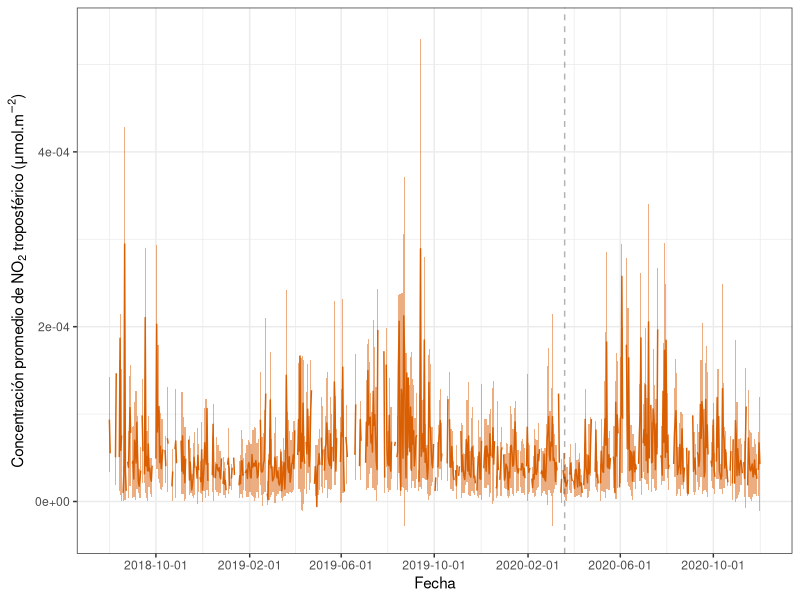

Here is the R script that generated this plot: (Note: this script raises an error after producing the figure.)
rm(list=ls())
gc()

##### Analisis descriptivo NO2 y variables meteorológicas ####
library(tidyverse)
library(data.table)
library(scales)

#### NO2 ####

no2 <- fread("Datos/Procesados/no2_diario_procesado.csv")

# Grafico crudo:

(plot.no2 <- no2 %>%
  ggplot(aes(x = fecha, y = NO2_trop_mean, ymin = NO2_trop_mean -NO2_trop_std, ymax = NO2_trop_mean + NO2_trop_std)) +
  geom_ribbon(alpha = .5, fill = palette.colors(2, "Dark2")[2]) +
  geom_line(col = palette.colors(2, "Dark2")[2]) +
    scale_x_date(breaks = date_breaks("4 month")) +
  theme_bw()+
    geom_vline(xintercept = as.Date("2020-03-20"), alpha = 0.3, linetype = "dashed")+
    labs(x = "Fecha", y = expression(paste("Concentración promedio de ", NO[2], " troposférico (", mu, "mol.", m^-2, ")")), fill = "Período", col = "Período"))

ggsave("Figuras/Descriptiva/Linea_NO2.png", plot.no2, width = 12, height = 6)


# Variacion semanal segun periodo:
no2[, c("periodo", "dia_semana") := .(fifelse(fecha < as.Date("2020-03-20"), "Previo a restricciones", "Durante las restricciones") %>%
                                        as.factor() %>%
                                        fct_rev(),
                                      weekdays(fecha) %>%
                                        str_to_title() %>%
                                        factor(levels = c("Lunes", "Martes", "Miércoles", "Jueves", "Viernes", "Sábado", "Domingo")))]


(plot.variacion.semanal <- no2[, .(NO2_trop_medio = mean(NO2_trop_mean, na.rm = TRUE),
                                   NO2_trop_sd = sd(NO2_trop_mean, na.rm = TRUE)), by = .(dia_semana, periodo)] %>%
    ggplot(aes(x = as.numeric(dia_semana), y = NO2_trop_medio))+
    geom_ribbon(aes(ymin = NO2_trop_medio - NO2_trop_sd, ymax = NO2_trop_medio + NO2_trop_sd, fill = periodo), alpha = 0.3) +
    geom_line(aes(col = periodo))+
    scale_x_continuous(breaks = 1:7, labels = levels(no2$dia_semana), minor_breaks = NULL) +
    scale_fill_brewer(palette = "Dark2") +
    scale_color_brewer(palette = "Dark2") +
    theme_bw()+
    theme(legend.position = "top") +
    labs(x = "Día de la semana", y = "Cantidad de vehículos contados por hora", fill = "Período", col = "Período"))


(plot.variacion.semanal.cuantil <- no2[, .(NO2_trop_medio = median(NO2_trop_mean, na.rm = TRUE),
                                   NO2_trop_2.5 = quantile(NO2_trop_mean, 0.025, na.rm = TRUE),
                                   NO2_trop_97.5 = quantile(NO2_trop_mean, 0.975, na.rm = TRUE)), by = .(dia_semana, periodo)] %>%
    ggplot(aes(x = as.numeric(dia_semana), y = NO2_trop_medio))+
    geom_ribbon(aes(ymin = NO2_trop_2.5, ymax = NO2_trop_97.5, fill = periodo), alpha = 0.3) +
    geom_line(aes(col = periodo))+
    scale_x_continuous(breaks = 1:7, labels = levels(no2$dia_semana), minor_breaks = NULL) +
    scale_fill_brewer(palette = "Dark2") +
    scale_color_brewer(palette = "Dark2") +
    theme_bw()+
    theme(legend.position = "top") +
    labs(x = "Día de la semana", y = "Cantidad de vehículos contados por hora", fill = "Período", col = "Período"))



(boxplot.semanal <- no2 %>%
  ggplot(aes(x = dia_semana, y = NO2_trop_mean, fill = periodo)) +
  geom_boxplot() +
  scale_fill_brewer(palette = "Dark2") +
  theme_bw()+
  theme(legend.position = "top") +
  labs(x = "Día de la semana", y = expression(paste("Concentración promedio de ", NO[2], " troposférico (", mu, "mol.", m^-2, ")")), fill = "Período"))


ggsave("Figuras/Descriptiva/Boxplot_semanal_NO2.png", boxplot.semanal, width = 10, height = 6)


## Autocorrelogramas:
library(ggfortify)
#Diaria

autocorrelacion.diaria <- acf(no2$NO2_trop_mean, lag.max = 28, pl=FALSE, na.action = na.pass)

intervalo.confianza <- ggfortify:::confint.acf(autocorrelacion.diaria, ci.type = 'ma')

(plot.acf.diaria <- data.table(Autocorrelación = autocorrelacion.diaria$acf,
                               Lag = autocorrelacion.diaria$lag,
                               intervalo = intervalo.confianza) %>%
    ggplot(aes(x = Lag, y = Autocorrelación)) +
    geom_ribbon(aes(ymin = -intervalo, ymax = intervalo), alpha = 0.3, fill = palette.colors(1, "Dark2")) +
    geom_segment(aes(xend = Lag, y = 0, yend = Autocorrelación)) +
    geom_point(col = palette.colors(1, "Dark2")) +
    geom_hline(yintercept = 0, linetype = "dashed") +
    theme_bw()+
    labs(x = "Lag (Días)"))

ggsave("Figuras/Descriptiva/Autocorrelograma_no2_diaria.png", plot.acf.diaria, width = 8, height = 4)


#Semanal

no2[, semana := floor((0:(.N-1))/7)]

no2.semana <- no2[, .(NO2_trop_mean = mean(NO2_trop_mean, na.rm = TRUE)), by = semana]

autocorrelacion.semanal <- acf(no2.semana$NO2_trop_mean, lag.max = 150, pl=FALSE, na.action = na.pass)

intervalo.confianza <- ggfortify:::confint.acf(autocorrelacion.semanal, ci.type = 'ma')

(plot.acf.semanal <- data.table(Autocorrelación = autocorrelacion.semanal$acf,
                               Lag = autocorrelacion.semanal$lag,
                               intervalo = intervalo.confianza) %>%
    ggplot(aes(x = Lag, y = Autocorrelación)) +
    geom_ribbon(aes(ymin = -intervalo, ymax = intervalo), alpha = 0.3, fill = palette.colors(1, "Dark2")) +
    geom_segment(aes(xend = Lag, y = 0, yend = Autocorrelación)) +
    geom_point(col = palette.colors(1, "Dark2")) +
    geom_hline(yintercept = 0, linetype = "dashed") +
    theme_bw() +
    labs(x = "Lag (Semanas)") +
    scale_x_continuous(breaks = seq(0, 150, 10)))

ggsave("Figuras/Descriptiva/Autocorrelograma_no2_semanal.png", plot.acf.semanal, width = 8, height = 4)
